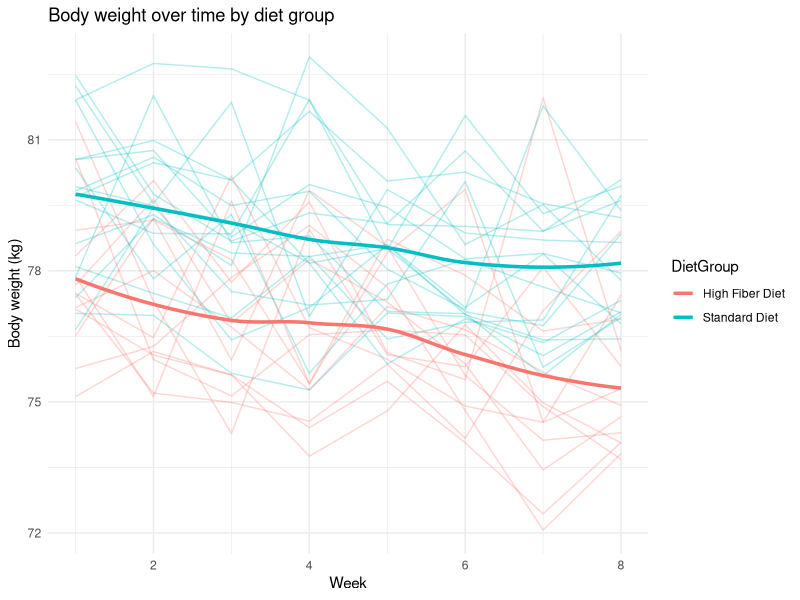
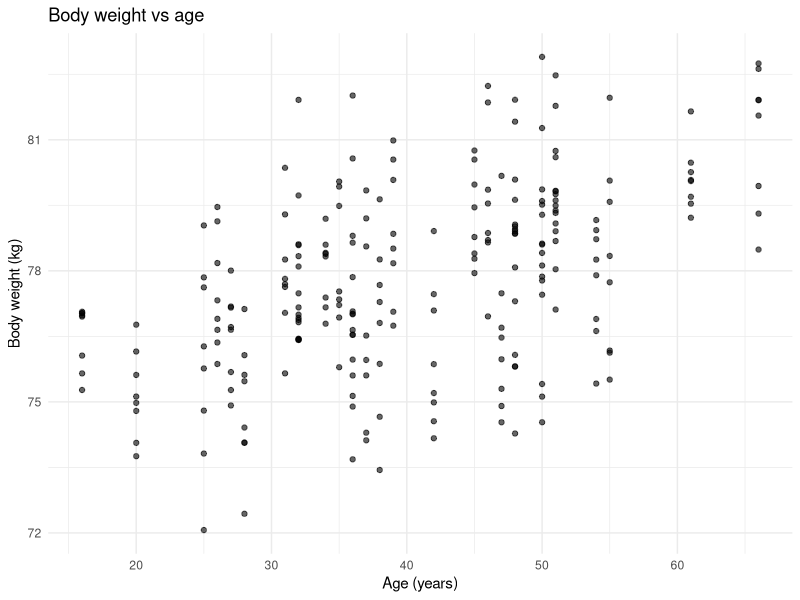
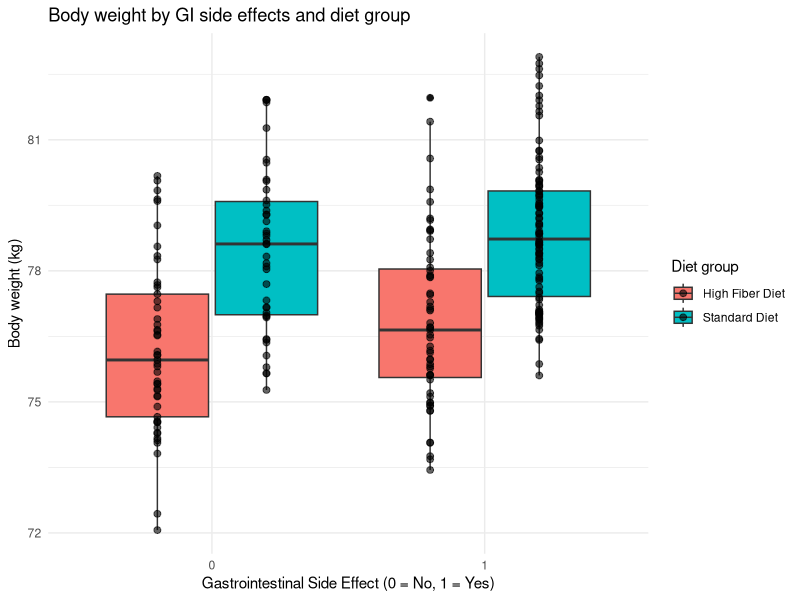
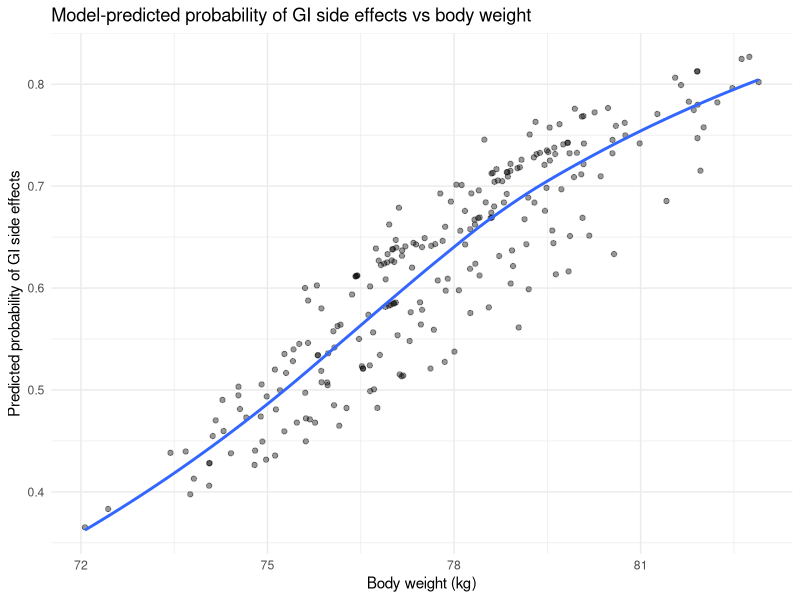

These charts were generated, in order, by the following R code:
## ---- chunk 1
# Set seed for reproducibility
set.seed(123)

# Number of participants
n_participants <- 30

# Number of weeks
n_weeks <- 8

# Diet groups
diet_groups <- c("Standard Diet", "High Fiber Diet")

# Participant-level data
participants <- data.frame(
  ParticipantID = 1:n_participants,
  DietGroup = sample(diet_groups, n_participants, replace = TRUE),
  Age = round(rnorm(n_participants, mean = 40, sd = 12))
)

# Expand to weekly observations
diet_data <- participants[rep(1:n_participants, each = n_weeks), ]
diet_data$Week <- rep(1:n_weeks, times = n_participants)

# Generate body weight (kg)
diet_data$BodyWeight <- with(diet_data, {
  baseline <- ifelse(DietGroup == "Standard Diet", 80, 78)
  age_effect <- 0.08 * (Age - 40)
  week_effect <- -0.3 * Week
  noise <- rnorm(nrow(diet_data), mean = 0, sd = 1.5)

  baseline + age_effect + week_effect + noise
})

# Probability of gastrointestinal side effects
gi_prob <- plogis((diet_data$BodyWeight - 75) / 5)

diet_data$GISideEffect <- rbinom(
  nrow(diet_data),
  size = 1,
  prob = gi_prob
)

# Check data
head(diet_data)
table(diet_data$DietGroup)
summary(diet_data$Age)

## ---- chunk 2
# Check the size of the dataset
dim(diet_data)

# Check variable types and structure
str(diet_data)

# Summary of body weight
summary(diet_data$BodyWeight)

# Check diet group distribution
table(diet_data$DietGroup)

## ---- chunk 3
library(ggplot2)

ggplot(diet_data, aes(x = Week, y = BodyWeight, color = DietGroup)) +
  geom_line(aes(group = ParticipantID), alpha = 0.3) +
  geom_smooth(se = FALSE, linewidth = 1.2) +
  labs(
    title = "Body weight over time by diet group",
    x = "Week",
    y = "Body weight (kg)"
  ) +
  theme_minimal()

## ---- chunk 4
ggplot(diet_data, aes(x = Age, y = BodyWeight)) +
  geom_point(alpha = 0.6) +
  labs(
    title = "Body weight vs age",
    x = "Age (years)",
    y = "Body weight (kg)"
  ) +
  theme_minimal()


## ---- chunk 5
ggplot(diet_data,
       aes(x = as.factor(GISideEffect),
           y = BodyWeight,
           fill = DietGroup)) +
  geom_boxplot(position = position_dodge(width = 0.8)) +
  geom_point(position = position_dodge(width = 0.8),
             alpha = 0.6, size = 2) +
  labs(
    x = "Gastrointestinal Side Effect (0 = No, 1 = Yes)",
    y = "Body weight (kg)",
    title = "Body weight by GI side effects and diet group",
    fill = "Diet group"
  ) +
  theme_minimal()

## ---- chunk 6
# Linear model: body weight as a function of time, diet group, and age
model_weight <- lm(
  BodyWeight ~ Week + DietGroup + Age,
  data = diet_data
)
summary(model_weight)

## ---- chunk 7
# Logistic model: GI side effects as a function of body weight, diet group, and age
model_gi <- glm(
  GISideEffect ~ BodyWeight + DietGroup + Age,
  data = diet_data,
  family = binomial
)
summary(model_gi)

## ---- chunk 8
# Predicted probabilities from logistic model
diet_data$PredictedProbGI <- predict(
  model_gi,
  type = "response"
)

## ---- chunk 9
ggplot(diet_data,
       aes(x = BodyWeight, y = PredictedProbGI)) +
  geom_point(alpha = 0.4) +
  geom_smooth(se = FALSE) +
  labs(
    title = "Model-predicted probability of GI side effects vs body weight",
    x = "Body weight (kg)",
    y = "Predicted probability of GI side effects"
  ) +
  theme_minimal()

